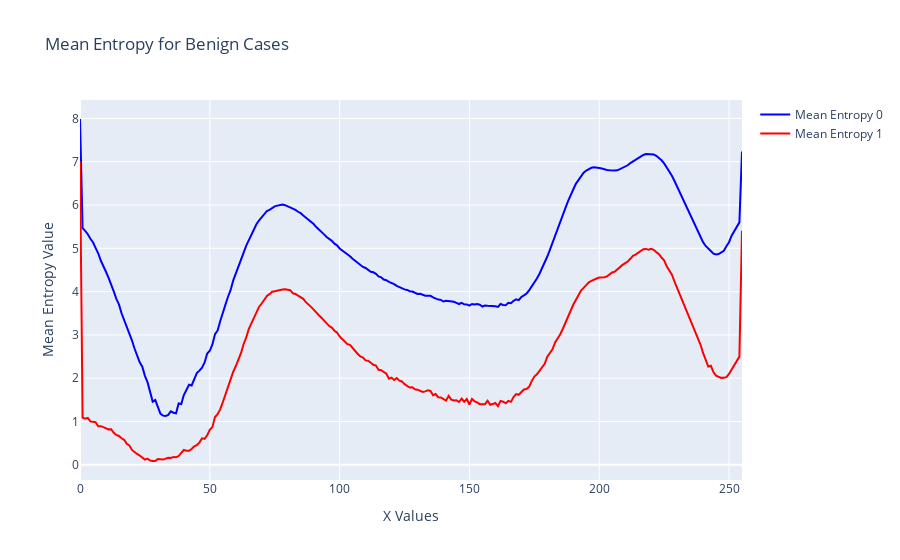

The code cell stored with this chart in its notebook:
### Code cell
import os
import pandas as pd
import plotly.graph_objects as go

# Parent directory containing folders with Excel files for each image
entropy_parent_folder = "C:\\Users\\Aneesh PB\\Downloads\\Topology Project\\Full segment\\Entropy\\Bengin cases\\"
entropy_parent_folder = "C:\\Users\\Aneesh PB\\Downloads\\Topology Project\\Full segment\\Entropy code\\3000\\Entropy\\Bengin cases\\"

# Initialize dictionaries to store entropy values for each x value
entropy_0_dict = {}
entropy_1_dict = {}

# Iterate over all the entropy files
for entropy_file in os.listdir(entropy_parent_folder):
    if entropy_file.endswith('_Entropy_values.xlsx'):
        entropy_file_path = os.path.join(entropy_parent_folder, entropy_file)

        # Read the entropy values DataFrame
        entropy_df = pd.read_excel(entropy_file_path)

        # Extract x values from the first column
        x_values = entropy_df.iloc[:, 0]

        # Update entropy dictionaries with mean values for each x value
        for x, entropy_0, entropy_1 in zip(x_values, entropy_df['Entropy 0'], entropy_df['Entropy 1']):
            if x not in entropy_0_dict:
                entropy_0_dict[x] = [entropy_0]
                entropy_1_dict[x] = [entropy_1]
            else:
                entropy_0_dict[x].append(entropy_0)
                entropy_1_dict[x].append(entropy_1)

# Calculate mean entropy values for each x value
mean_entropy_0 = {x: sum(values) / len(values) for x, values in entropy_0_dict.items()}
mean_entropy_1 = {x: sum(values) / len(values) for x, values in entropy_1_dict.items()}
mean_entropy_0 = dict(sorted(mean_entropy_0.items()))
mean_entropy_1 = dict(sorted(mean_entropy_1.items()))

# Create a single figure with two curves
fig = go.Figure()

# Add Mean Entropy 0 plot
fig.add_trace(go.Scatter(x=list(mean_entropy_0.keys()), y=list(mean_entropy_0.values()),
                         mode='lines', name='Mean Entropy 0', line=dict(color='blue')))

# Add Mean Entropy 1 plot
fig.add_trace(go.Scatter(x=list(mean_entropy_1.keys()), y=list(mean_entropy_1.values()),
                         mode='lines', name='Mean Entropy 1', line=dict(color='red')))

# Update layout
fig.update_layout(title='Mean Entropy for Benign Cases',
                  xaxis_title='X Values',
                  yaxis_title='Mean Entropy Value',
                  )

# Show the figure
fig.show()

### Figure 1 — Plotly figure (JSON) as saved in the notebook; plotly's stock layout.template omitted (floating-point values rounded to 4 significant figures; data arrays with more than 128 entries replaced by an {"elided": "..."} marker saying what was removed)
{"data": [{"line": {"color": "blue"}, "mode": "lines", "name": "Mean Entropy 0", "type": "scatter", "x": {"elided": "256 int values"}, "y": {"elided": "256 float values"}}, {"line": {"color": "red"}, "mode": "lines", "name": "Mean Entropy 1", "type": "scatter", "x": {"elided": "256 int values"}, "y": {"elided": "256 float values"}}], "layout": {"title": {"text": "Mean Entropy for Benign Cases"}, "xaxis": {"title": {"text": "X Values"}}, "yaxis": {"title": {"text": "Mean Entropy Value"}}}}
